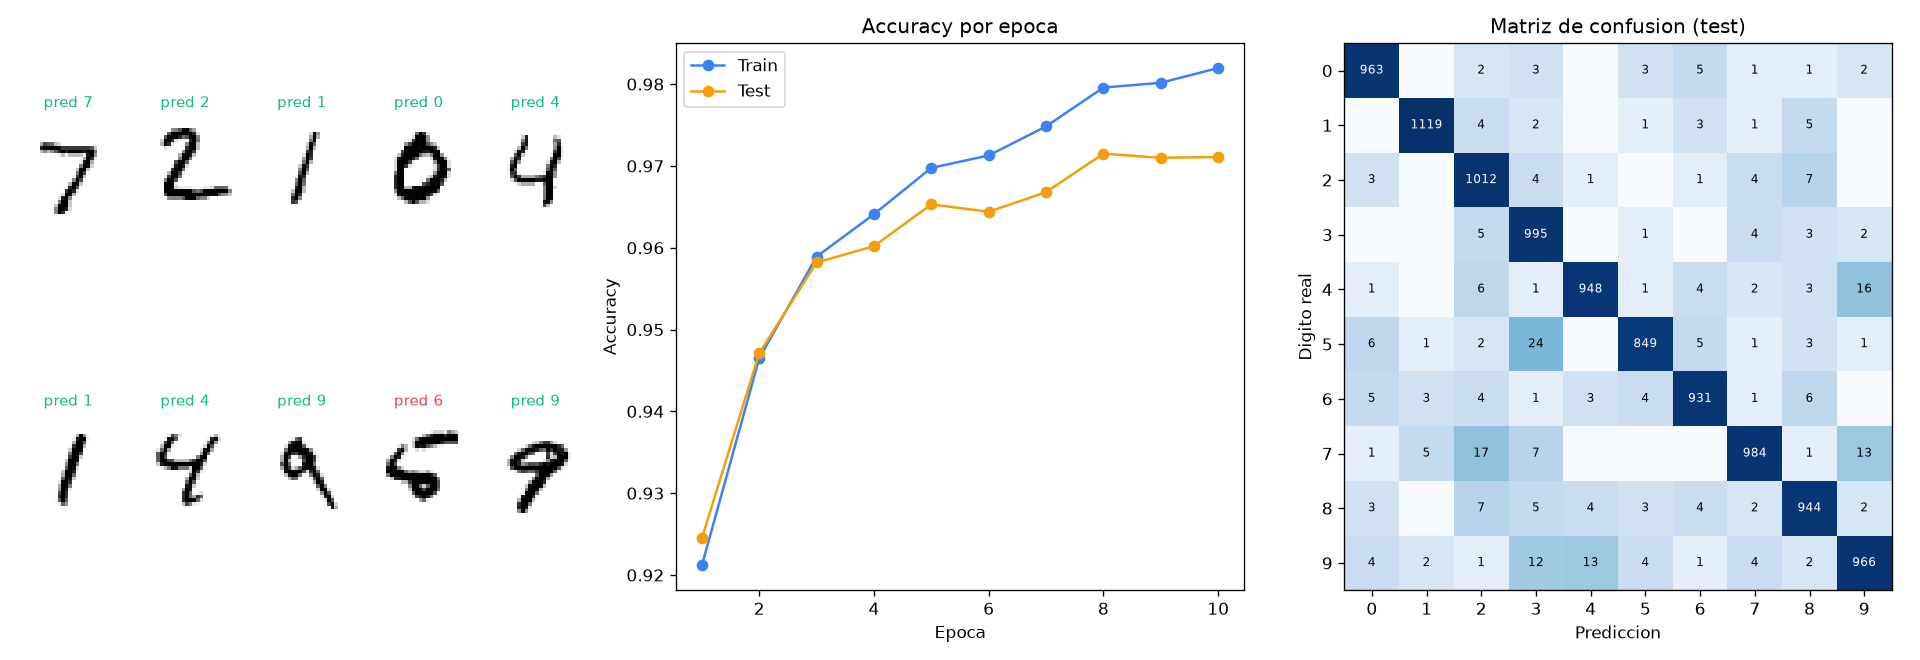

Recreate this plot in Python.
"""
LECCION 1.4 - CASO REAL: MNIST
==============================

Objetivo: usar la red de las lecciones 1.2 y 1.3 en un problema real:
reconocer digitos escritos a mano (0 al 9).

MNIST tiene 70 000 imagenes de 28x28 pixeles en escala de grises:
  - 60 000 para entrenar (train)
  - 10 000 para evaluar (test), que la red NUNCA ve durante el entrenamiento

Lo nuevo respecto a XOR:
  1. Los datos: cada imagen se aplana a un vector de 784 numeros
  2. La salida: 10 neuronas (una por digito) con softmax, y la perdida
     cross-entropy en vez del error cuadratico
  3. El entrenamiento: mini-batches de 64 imagenes en vez de usar las
     60 000 en cada actualizacion
  4. La evaluacion: accuracy sobre datos que la red no vio (test)

La primera vez descarga MNIST (~11 MB) a la carpeta data/.
"""

import gzip
import os
import urllib.request

import numpy as np
import matplotlib.pyplot as plt

np.random.seed(42)


# ============================================================
# PARTE 1: DESCARGAR Y LEER MNIST
# ============================================================
# Los archivos vienen comprimidos (.gz) en formato IDX: unos bytes de
# cabecera y despues los pixeles uno tras otro, cada uno un byte (0-255).
#   - imagenes: cabecera de 16 bytes, despues 28*28 bytes por imagen
#   - etiquetas: cabecera de 8 bytes, despues 1 byte por imagen

URL_BASE = "https://storage.googleapis.com/cvdf-datasets/mnist/"
ARCHIVOS = {
    "X_train": "train-images-idx3-ubyte.gz",
    "y_train": "train-labels-idx1-ubyte.gz",
    "X_test": "t10k-images-idx3-ubyte.gz",
    "y_test": "t10k-labels-idx1-ubyte.gz",
}


def cargar_mnist(carpeta="data"):
    os.makedirs(carpeta, exist_ok=True)
    datos = {}
    for nombre, archivo in ARCHIVOS.items():
        ruta = os.path.join(carpeta, archivo)
        if not os.path.exists(ruta):
            print(f"Descargando {archivo}...")
            urllib.request.urlretrieve(URL_BASE + archivo, ruta)
        with gzip.open(ruta, "rb") as f:
            contenido = f.read()
        if nombre.startswith("X"):
            pixeles = np.frombuffer(contenido, dtype=np.uint8, offset=16)
            datos[nombre] = pixeles.reshape(-1, 28, 28)       # (n, 28, 28)
        else:
            datos[nombre] = np.frombuffer(contenido, dtype=np.uint8, offset=8)  # (n,)
    return datos["X_train"], datos["y_train"], datos["X_test"], datos["y_test"]


imagenes_train, y_train, imagenes_test, y_test = cargar_mnist()
print(f"Train: {imagenes_train.shape} imagenes, {y_train.shape} etiquetas")
print(f"Test:  {imagenes_test.shape} imagenes, {y_test.shape} etiquetas")


# ============================================================
# PARTE 2: PREPARAR LOS DATOS
# ============================================================
# (a) Aplanar: la red recibe vectores, no matrices. Cada imagen de 28x28
#     se convierte en una fila de 784 numeros (las filas de pixeles una
#     detras de otra).
# (b) Normalizar: los pixeles van de 0 a 255. Dividiendo por 255 quedan
#     entre 0 y 1, del mismo orden que las entradas de XOR.
# (c) One-hot: la etiqueta 3 se convierte en [0,0,0,1,0,0,0,0,0,0], un
#     vector con un 1 en la posicion de la clase correcta. Asi se puede
#     comparar con las 10 salidas de la red.

X_train = imagenes_train.reshape(-1, 784) / 255.0      # (60000, 784)
X_test = imagenes_test.reshape(-1, 784) / 255.0        # (10000, 784)


def one_hot(etiquetas, n_clases=10):
    Y = np.zeros((len(etiquetas), n_clases))
    Y[np.arange(len(etiquetas)), etiquetas] = 1.0
    return Y


Y_train = one_hot(y_train)                             # (60000, 10)
print(f"\nX_train: {X_train.shape}, valores entre {X_train.min()} y {X_train.max()}")
print(f"Etiqueta y_train[0]={y_train[0]} -> one-hot {Y_train[0]}")


# ============================================================
# PARTE 3: LA RED (784 -> 64 -> 10)
# ============================================================
# Misma estructura que la 1.3, con dos cambios en la salida:
#   - 10 neuronas, una por digito
#   - softmax en vez de sigmoid: convierte los 10 numeros z2 en 10
#     probabilidades que suman 1
#
# Inicializacion: con 784 entradas, randn sin achicar daria z1 enormes
# (suma de 784 terminos) y la sigmoid se saturaria desde el inicio.
# Multiplicar por sqrt(1/n_entradas) mantiene z1 en un rango razonable.

def sigmoid(z):
    return 1.0 / (1.0 + np.exp(-z))


def softmax(z):
    z = z - z.max(axis=1, keepdims=True)       # restar el maximo evita overflow en exp
    e = np.exp(z)
    return e / e.sum(axis=1, keepdims=True)    # cada fila suma 1


def inicializar_red(n_entrada=784, n_oculta=64, n_salida=10):
    return {
        "W1": np.random.randn(n_entrada, n_oculta) * np.sqrt(1.0 / n_entrada),
        "b1": np.zeros(n_oculta),
        "W2": np.random.randn(n_oculta, n_salida) * np.sqrt(1.0 / n_oculta),
        "b2": np.zeros(n_salida),
    }


def forward(X, p):
    a1 = sigmoid(X @ p["W1"] + p["b1"])        # (n, 64)
    probs = softmax(a1 @ p["W2"] + p["b2"])    # (n, 10)
    return probs, {"X": X, "a1": a1, "probs": probs}


def perdida_cross_entropy(probs, Y):
    """Promedio de -log(probabilidad que la red le dio a la clase correcta)."""
    return -np.mean(np.sum(Y * np.log(probs + 1e-12), axis=1))


def backward(Y, p, cache):
    n = len(Y)
    X, a1, probs = cache["X"], cache["a1"], cache["probs"]
    # Con softmax + cross-entropy, la derivada respecto a z2 queda muy simple:
    dZ2 = (probs - Y) / n                      # (n, 10)
    dW2 = a1.T @ dZ2                           # (64, 10)
    db2 = dZ2.sum(axis=0)
    dA1 = dZ2 @ p["W2"].T                      # (n, 64)  el mismo patron de la 1.3
    dZ1 = dA1 * a1 * (1 - a1)
    dW1 = X.T @ dZ1                            # (784, 64)
    db1 = dZ1.sum(axis=0)
    return {"W1": dW1, "b1": db1, "W2": dW2, "b2": db2}


def accuracy(X, y, p):
    probs, _ = forward(X, p)
    return np.mean(np.argmax(probs, axis=1) == y)   # la clase predicha es la de mayor probabilidad


# ============================================================
# PARTE 4: ENTRENAMIENTO CON MINI-BATCHES
# ============================================================
# En vez de calcular el gradiente con las 60 000 imagenes (full-batch,
# como en las lecciones anteriores), se usa un grupo de 64 por vez.
# Una epoca = recorrer las 60 000 en 938 grupos = 938 actualizaciones.
# Al inicio de cada epoca se mezcla el orden: ahora SI importa, porque
# cada grupo debe ser una muestra representativa de todos los digitos.

def entrenar(X, Y, y, X_test, y_test, tasa_aprendizaje=0.5, epocas=10, tamano_batch=64):
    params = inicializar_red()
    historial = {"perdida": [], "acc_train": [], "acc_test": []}
    n = len(X)
    for epoca in range(epocas):
        orden = np.random.permutation(n)                 # mezclar en cada epoca
        for inicio in range(0, n, tamano_batch):
            idx = orden[inicio:inicio + tamano_batch]    # los indices de este mini-batch
            probs, cache = forward(X[idx], params)
            grads = backward(Y[idx], params, cache)
            for nombre in params:
                params[nombre] -= tasa_aprendizaje * grads[nombre]

        probs_train, _ = forward(X, params)
        historial["perdida"].append(perdida_cross_entropy(probs_train, Y))
        historial["acc_train"].append(np.mean(np.argmax(probs_train, axis=1) == y))
        historial["acc_test"].append(accuracy(X_test, y_test, params))
        print(f"Epoca {epoca + 1:2d} | perdida={historial['perdida'][-1]:.4f} | "
              f"train={historial['acc_train'][-1]:.2%} | test={historial['acc_test'][-1]:.2%}")
    return params, historial


p_inicial = inicializar_red()
print(f"\nAntes de entrenar: accuracy en test = {accuracy(X_test, y_test, p_inicial):.2%} (al azar ~10%)")

print("\n--- Entrenando (10 epocas x 938 mini-batches) ---")
params, historial = entrenar(X_train, Y_train, y_train, X_test, y_test)


# ============================================================
# PARTE 5: EVALUACION SOBRE TEST
# ============================================================
# La matriz de confusion cuenta, para cada digito real (fila), que
# predijo la red (columna). La diagonal son los aciertos.

probs_test, _ = forward(X_test, params)
pred_test = np.argmax(probs_test, axis=1)
print(f"\nAccuracy final en test: {np.mean(pred_test == y_test):.2%}")

confusion = np.zeros((10, 10), dtype=int)
for real, pred in zip(y_test, pred_test):
    confusion[real, pred] += 1
print("\nAccuracy por digito:")
for d in range(10):
    print(f"  {d}: {confusion[d, d] / confusion[d].sum():.2%}")


# ============================================================
# PARTE 6: VISUALIZACION
# ============================================================
# (1) primeras 10 imagenes de test con la prediccion,
# (2) accuracy train vs test por epoca, (3) matriz de confusion

fig = plt.figure(figsize=(16, 5.5))
grilla = fig.add_gridspec(1, 3)                 # 3 columnas iguales
grilla_imagenes = grilla[0].subgridspec(2, 5)   # la primera, dividida en 2x5

for i in range(10):
    ax = fig.add_subplot(grilla_imagenes[i // 5, i % 5])
    ax.imshow(imagenes_test[i], cmap="gray_r")
    color = "#10B981" if pred_test[i] == y_test[i] else "#EF4444"
    ax.set_title(f"pred {pred_test[i]}", fontsize=9, color=color)
    ax.axis("off")

ax2 = fig.add_subplot(grilla[1])
epocas_x = range(1, len(historial["acc_train"]) + 1)
ax2.plot(epocas_x, historial["acc_train"], color="#3B82F6", marker="o", label="Train")
ax2.plot(epocas_x, historial["acc_test"], color="#F59E0B", marker="o", label="Test")
ax2.set_title("Accuracy por epoca")
ax2.set_xlabel("Epoca")
ax2.set_ylabel("Accuracy")
ax2.legend()

ax3 = fig.add_subplot(grilla[2])
ax3.imshow(np.log1p(confusion), cmap="Blues")
ax3.set_xticks(range(10))
ax3.set_yticks(range(10))
ax3.set_xlabel("Prediccion")
ax3.set_ylabel("Digito real")
ax3.set_title("Matriz de confusion (test)")
for r in range(10):
    for c in range(10):
        if confusion[r, c] > 0:
            ax3.text(c, r, confusion[r, c], ha="center", va="center", fontsize=7,
                     color="white" if r == c else "black")

plt.tight_layout()
plt.savefig("05_mnist_classifier.png", dpi=120)
print("\nGrafico guardado en: 05_mnist_classifier.png")
print("Abriendo ventana con el grafico... (cerrala para que el script termine)")
plt.show()


# ============================================================
# CONCEPTOS CLAVE
# ============================================================
print("""
CONCEPTOS CLAVE DE ESTA LECCION:
1. Una imagen es una matriz de numeros; aplanada, es un vector de features
2. Normalizar las entradas (0-1) y escalar los pesos iniciales evita que
   la sigmoid se sature desde el principio
3. Para varias clases: one-hot en las etiquetas, softmax en la salida y
   cross-entropy como perdida. Su gradiente es simplemente probs - Y
4. Mini-batches: muchas actualizaciones por epoca con gradientes
   aproximados -> se aprende mucho mas rapido que con full-batch
5. El accuracy que importa es el de test: datos que la red nunca vio

EXPERIMENTOS SUGERIDOS:
- Quita el "/ 255.0" de la Parte 2: que pasa con la perdida?
- Cambia tamano_batch a 1, a 600 y a 60000 (full-batch): compara la
  velocidad y el accuracy despues de 10 epocas
- Cambia n_oculta a 16 y a 256: cuanto mejora el accuracy en test?
""")
